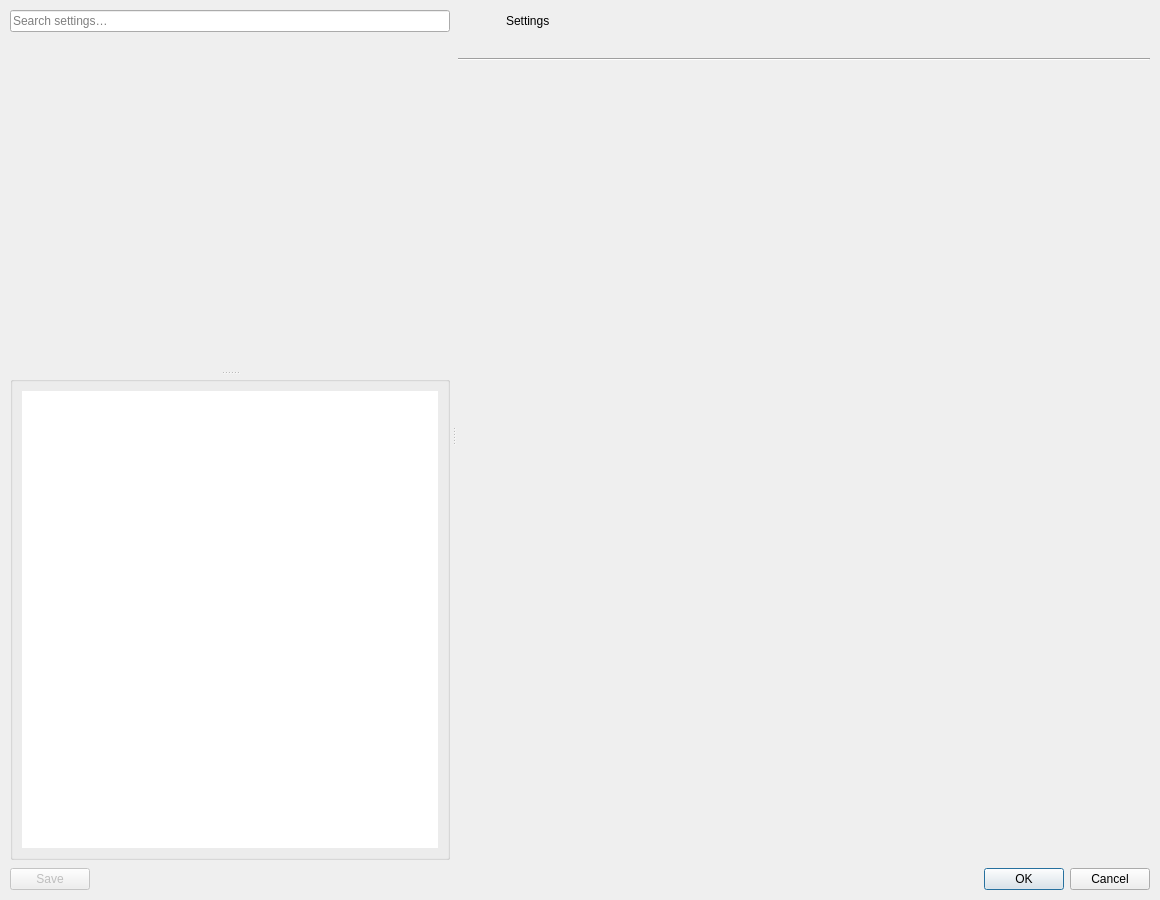
<?xml version="1.0" encoding="UTF-8"?>
<ui version="4.0">
 <class>SettingsDialog</class>
 <widget class="QDialog" name="SettingsDialog">
  <property name="geometry">
   <rect>
    <x>0</x>
    <y>0</y>
    <width>1160</width>
    <height>900</height>
   </rect>
  </property>
  <property name="minimumSize">
   <size>
    <width>900</width>
    <height>680</height>
   </size>
  </property>
  <property name="windowTitle">
   <string>Settings</string>
  </property>
  <layout class="QVBoxLayout" name="rootLayout">
   <property name="spacing"><number>8</number></property>
   <property name="leftMargin"><number>10</number></property>
   <property name="rightMargin"><number>10</number></property>
   <property name="topMargin"><number>10</number></property>
   <property name="bottomMargin"><number>10</number></property>
   <item>
    <widget class="QSplitter" name="mainSplitter">
     <property name="orientation"><enum>Qt::Orientation::Horizontal</enum></property>
     <property name="handleWidth"><number>8</number></property>
     <property name="childrenCollapsible"><bool>false</bool></property>
     <!-- ============================ LEFT: navigation rail ===================== -->
     <widget class="QWidget" name="navPane">
      <property name="minimumSize"><size><width>220</width><height>0</height></size></property>
      <property name="maximumSize"><size><width>440</width><height>16777215</height></size></property>
      <layout class="QVBoxLayout" name="navPaneLayout">
       <property name="spacing"><number>6</number></property>
       <property name="leftMargin"><number>0</number></property>
       <property name="topMargin"><number>0</number></property>
       <property name="rightMargin"><number>0</number></property>
       <property name="bottomMargin"><number>0</number></property>
       <item>
        <widget class="QLineEdit" name="settingsSearchEdit">
         <property name="clearButtonEnabled"><bool>true</bool></property>
         <property name="placeholderText"><string>Search settings…</string></property>
         <property name="toolTip"><string>Filter the categories below by setting name</string></property>
        </widget>
       </item>
       <item>
        <widget class="QSplitter" name="navSplitter">
         <property name="orientation"><enum>Qt::Orientation::Vertical</enum></property>
         <property name="handleWidth"><number>6</number></property>
         <property name="childrenCollapsible"><bool>false</bool></property>
         <widget class="CollectionsTreeShell" name="collectionsTreeShell" native="true">
          <property name="minimumSize"><size><width>0</width><height>150</height></size></property>
         </widget>
         <widget class="QGroupBox" name="categoryGroupBox">
          <property name="minimumSize"><size><width>0</width><height>140</height></size></property>
          <layout class="QVBoxLayout" name="categoryGroupLayout">
           <item>
            <widget class="QListWidget" name="categoryList">
             <property name="toolTip"><string>Choose a settings category</string></property>
             <property name="frameShape"><enum>QFrame::Shape::NoFrame</enum></property>
             <property name="alternatingRowColors"><bool>false</bool></property>
             <property name="iconSize"><size><width>22</width><height>22</height></size></property>
             <property name="spacing"><number>2</number></property>
             <property name="uniformItemSizes"><bool>false</bool></property>
            </widget>
           </item>
          </layout>
         </widget>
        </widget>
       </item>
      </layout>
     </widget>
     <!-- ============================ RIGHT: content pane ======================= -->
     <widget class="QWidget" name="contentPane">
      <layout class="QVBoxLayout" name="contentPaneLayout">
       <property name="spacing"><number>8</number></property>
       <property name="leftMargin"><number>0</number></property>
       <property name="topMargin"><number>0</number></property>
       <property name="rightMargin"><number>0</number></property>
       <property name="bottomMargin"><number>0</number></property>
       <item>
        <widget class="QWidget" name="contextHeader">
         <layout class="QHBoxLayout" name="contextHeaderLayout">
          <property name="spacing"><number>10</number></property>
          <property name="leftMargin"><number>2</number></property>
          <property name="topMargin"><number>2</number></property>
          <property name="rightMargin"><number>2</number></property>
          <property name="bottomMargin"><number>2</number></property>
          <item>
           <widget class="QLabel" name="contextIconLabel">
            <property name="minimumSize"><size><width>36</width><height>36</height></size></property>
            <property name="maximumSize"><size><width>36</width><height>36</height></size></property>
            <property name="scaledContents"><bool>true</bool></property>
            <property name="text"><string/></property>
           </widget>
          </item>
          <item>
           <layout class="QVBoxLayout" name="contextHeaderTextLayout">
            <property name="spacing"><number>0</number></property>
            <item>
             <widget class="QLabel" name="contextTitleLabel">
              <property name="text"><string>Settings</string></property>
             </widget>
            </item>
            <item>
             <widget class="QLabel" name="contextSubtitleLabel">
              <property name="text"><string/></property>
             </widget>
            </item>
           </layout>
          </item>
          <item>
           <spacer name="contextHeaderSpacer">
            <property name="orientation"><enum>Qt::Orientation::Horizontal</enum></property>
            <property name="sizeHint" stdset="0"><size><width>40</width><height>20</height></size></property>
           </spacer>
          </item>
         </layout>
        </widget>
       </item>
       <item>
        <widget class="Line" name="contextHeaderLine">
         <property name="orientation"><enum>Qt::Orientation::Horizontal</enum></property>
        </widget>
       </item>
       <item>
        <widget class="QStackedWidget" name="pageStack">
         <property name="currentIndex"><number>0</number></property>
         <!-- page 0 — Configuration -->
         <widget class="QScrollArea" name="configurationPage">
          <property name="widgetResizable"><bool>true</bool></property>
          <property name="frameShape"><enum>QFrame::Shape::NoFrame</enum></property>
          <widget class="QWidget" name="configurationPageContents">
           <layout class="QVBoxLayout" name="configurationPageLayout">
            <property name="leftMargin"><number>4</number></property>
            <property name="topMargin"><number>4</number></property>
            <property name="rightMargin"><number>6</number></property>
            <property name="bottomMargin"><number>4</number></property>
            <item><widget class="ConfigurationPanel" name="configurationPanel" native="true"/></item>
            <item><spacer name="configurationPageSpacer"><property name="orientation"><enum>Qt::Orientation::Vertical</enum></property><property name="sizeHint" stdset="0"><size><width>0</width><height>0</height></size></property></spacer></item>
           </layout>
          </widget>
         </widget>
         <!-- page 1 — Artwork -->
         <widget class="QScrollArea" name="artworkPage">
          <property name="widgetResizable"><bool>true</bool></property>
          <property name="frameShape"><enum>QFrame::Shape::NoFrame</enum></property>
          <widget class="QWidget" name="artworkPageContents">
           <layout class="QVBoxLayout" name="artworkPageLayout">
            <property name="leftMargin"><number>4</number></property>
            <property name="topMargin"><number>4</number></property>
            <property name="rightMargin"><number>6</number></property>
            <property name="bottomMargin"><number>4</number></property>
            <item><widget class="ArtworkTabPanel" name="artworkPanel" native="true"/></item>
            <item><spacer name="artworkPageSpacer"><property name="orientation"><enum>Qt::Orientation::Vertical</enum></property><property name="sizeHint" stdset="0"><size><width>0</width><height>0</height></size></property></spacer></item>
           </layout>
          </widget>
         </widget>
         <!-- page 2 — Appearance (two-column composite of six panels) -->
         <widget class="QScrollArea" name="appearancePage">
          <property name="widgetResizable"><bool>true</bool></property>
          <property name="frameShape"><enum>QFrame::Shape::NoFrame</enum></property>
          <widget class="QWidget" name="appearancePageContents">
           <layout class="QHBoxLayout" name="appearancePageLayout">
            <property name="spacing"><number>16</number></property>
            <property name="leftMargin"><number>4</number></property>
            <property name="topMargin"><number>4</number></property>
            <property name="rightMargin"><number>6</number></property>
            <property name="bottomMargin"><number>4</number></property>
            <item>
             <layout class="QVBoxLayout" name="appearanceColumnLeft">
              <property name="spacing"><number>6</number></property>
              <item>
               <widget class="QLabel" name="appearanceLayoutHeader">
                <property name="font"><font><bold>true</bold></font></property>
                <property name="text"><string>Layout</string></property>
               </widget>
              </item>
              <item><widget class="AppearanceLayoutPanel" name="appearanceLayoutPanel" native="true"/></item>
              <item>
               <widget class="QLabel" name="appearanceColorsHeader">
                <property name="font"><font><bold>true</bold></font></property>
                <property name="text"><string>Colors</string></property>
               </widget>
              </item>
              <item><widget class="AppearanceColorsPanel" name="appearanceColorsPanel" native="true"/></item>
              <item><spacer name="appearanceColumnLeftSpacer"><property name="orientation"><enum>Qt::Orientation::Vertical</enum></property><property name="sizeHint" stdset="0"><size><width>0</width><height>0</height></size></property></spacer></item>
             </layout>
            </item>
            <item>
             <layout class="QVBoxLayout" name="appearanceColumnRight">
              <property name="spacing"><number>6</number></property>
              <item>
               <widget class="QLabel" name="appearanceTitlesHeader">
                <property name="font"><font><bold>true</bold></font></property>
                <property name="text"><string>Titles</string></property>
               </widget>
              </item>
              <item><widget class="AppearanceTitlesPanel" name="appearanceTitlesPanel" native="true"/></item>
              <item>
               <widget class="QLabel" name="appearanceEffectsHeader">
                <property name="font"><font><bold>true</bold></font></property>
                <property name="text"><string>Effects</string></property>
               </widget>
              </item>
              <item><widget class="AppearanceEffectsPanel" name="appearanceEffectsPanel" native="true"/></item>
              <item>
               <widget class="QLabel" name="appearanceListHeader">
                <property name="font"><font><bold>true</bold></font></property>
                <property name="text"><string>List Mode</string></property>
               </widget>
              </item>
              <item><widget class="AppearanceListPanel" name="appearanceListPanel" native="true"/></item>
              <item>
               <widget class="QLabel" name="appearanceLogoHeader">
                <property name="font"><font><bold>true</bold></font></property>
                <property name="text"><string>Header Logo</string></property>
               </widget>
              </item>
              <item><widget class="AppearanceToolbarPanel" name="appearanceToolbarPanel" native="true"/></item>
              <item><spacer name="appearanceColumnRightSpacer"><property name="orientation"><enum>Qt::Orientation::Vertical</enum></property><property name="sizeHint" stdset="0"><size><width>0</width><height>0</height></size></property></spacer></item>
             </layout>
            </item>
           </layout>
          </widget>
         </widget>
         <!-- page 3 — Launcher -->
         <widget class="QScrollArea" name="launcherPage">
          <property name="widgetResizable"><bool>true</bool></property>
          <property name="frameShape"><enum>QFrame::Shape::NoFrame</enum></property>
          <widget class="QWidget" name="launcherPageContents">
           <layout class="QVBoxLayout" name="launcherPageLayout">
            <property name="leftMargin"><number>4</number></property>
            <property name="topMargin"><number>4</number></property>
            <property name="rightMargin"><number>6</number></property>
            <property name="bottomMargin"><number>4</number></property>
            <item><widget class="LauncherTabPanel" name="launcherPanel" native="true"/></item>
            <item><spacer name="launcherPageSpacer"><property name="orientation"><enum>Qt::Orientation::Vertical</enum></property><property name="sizeHint" stdset="0"><size><width>0</width><height>0</height></size></property></spacer></item>
           </layout>
          </widget>
         </widget>
         <!-- page 4 — Subfolders -->
         <widget class="QScrollArea" name="subfoldersPage">
          <property name="widgetResizable"><bool>true</bool></property>
          <property name="frameShape"><enum>QFrame::Shape::NoFrame</enum></property>
          <widget class="QWidget" name="subfoldersPageContents">
           <layout class="QVBoxLayout" name="subfoldersPageLayout">
            <property name="leftMargin"><number>4</number></property>
            <property name="topMargin"><number>4</number></property>
            <property name="rightMargin"><number>6</number></property>
            <property name="bottomMargin"><number>4</number></property>
            <item><widget class="SubfoldersPanel" name="subfoldersPanel" native="true"/></item>
            <item><spacer name="subfoldersPageSpacer"><property name="orientation"><enum>Qt::Orientation::Vertical</enum></property><property name="sizeHint" stdset="0"><size><width>0</width><height>0</height></size></property></spacer></item>
           </layout>
          </widget>
         </widget>
         <!-- page 5 — Details Pane -->
         <widget class="QScrollArea" name="detailsPanePage">
          <property name="widgetResizable"><bool>true</bool></property>
          <property name="frameShape"><enum>QFrame::Shape::NoFrame</enum></property>
          <widget class="QWidget" name="detailsPanePageContents">
           <layout class="QVBoxLayout" name="detailsPanePageLayout">
            <property name="leftMargin"><number>4</number></property>
            <property name="topMargin"><number>4</number></property>
            <property name="rightMargin"><number>6</number></property>
            <property name="bottomMargin"><number>4</number></property>
            <item><widget class="SidebarPanel" name="sidebarPanel" native="true"/></item>
            <item><spacer name="detailsPanePageSpacer"><property name="orientation"><enum>Qt::Orientation::Vertical</enum></property><property name="sizeHint" stdset="0"><size><width>0</width><height>0</height></size></property></spacer></item>
           </layout>
          </widget>
         </widget>
         <!-- page 6 — General (general settings + configuration backup) -->
         <widget class="QScrollArea" name="generalPage">
          <property name="widgetResizable"><bool>true</bool></property>
          <property name="frameShape"><enum>QFrame::Shape::NoFrame</enum></property>
          <widget class="QWidget" name="generalPageContents">
           <layout class="QVBoxLayout" name="generalPageLayout">
            <property name="spacing"><number>10</number></property>
            <property name="leftMargin"><number>4</number></property>
            <property name="topMargin"><number>4</number></property>
            <property name="rightMargin"><number>6</number></property>
            <property name="bottomMargin"><number>4</number></property>
            <item><widget class="GeneralSettingsPanel" name="generalSettingsPanel" native="true"/></item>
            <item>
             <widget class="QGroupBox" name="backupGroupBox">
              <property name="title"><string>Configuration Backup</string></property>
              <layout class="QVBoxLayout" name="backupContentLayout">
               <item>
                <widget class="QLabel" name="backupDescriptionLabel">
                 <property name="wordWrap"><bool>true</bool></property>
                 <property name="text">
                  <string>Export your full Kartend configuration (general settings, all collections, and launcher presets) to a .cfg file in the config directory, or load a previously exported file. Loading replaces the active configuration; the previous one is preserved as kartend.cfg.bak.</string>
                 </property>
                </widget>
               </item>
               <item>
                <layout class="QHBoxLayout" name="backupExportLayout">
                 <item>
                  <widget class="QPushButton" name="exportConfigButton">
                   <property name="toolTip">
                    <string>Save the current Kartend configuration to a named .cfg file in the config directory</string>
                   </property>
                   <property name="text"><string>Export...</string></property>
                  </widget>
                 </item>
                 <item>
                  <spacer name="backupExportSpacer">
                   <property name="orientation"><enum>Qt::Orientation::Horizontal</enum></property>
                   <property name="sizeHint" stdset="0"><size><width>40</width><height>20</height></size></property>
                  </spacer>
                 </item>
                </layout>
               </item>
               <item>
                <layout class="QHBoxLayout" name="backupImportLayout">
                 <item>
                  <widget class="QLabel" name="importConfigLabel">
                   <property name="text"><string>Load profile:</string></property>
                  </widget>
                 </item>
                 <item>
                  <widget class="QComboBox" name="importConfigComboBox">
                   <property name="sizePolicy">
                    <sizepolicy hsizetype="Expanding" vsizetype="Fixed">
                     <horstretch>0</horstretch>
                     <verstretch>0</verstretch>
                    </sizepolicy>
                   </property>
                   <property name="toolTip">
                    <string>.cfg files found in the Kartend config directory. The currently active config is marked with "(active)".</string>
                   </property>
                  </widget>
                 </item>
                 <item>
                  <widget class="QPushButton" name="importConfigButton">
                   <property name="toolTip">
                    <string>Replace the active configuration with the selected profile (requires restart)</string>
                   </property>
                   <property name="text"><string>Load</string></property>
                  </widget>
                 </item>
                </layout>
               </item>
              </layout>
             </widget>
            </item>
            <item><spacer name="generalPageSpacer"><property name="orientation"><enum>Qt::Orientation::Vertical</enum></property><property name="sizeHint" stdset="0"><size><width>0</width><height>0</height></size></property></spacer></item>
           </layout>
          </widget>
         </widget>
         <!-- page 7 — Fonts -->
         <widget class="QScrollArea" name="fontsPage">
          <property name="widgetResizable"><bool>true</bool></property>
          <property name="frameShape"><enum>QFrame::Shape::NoFrame</enum></property>
          <widget class="QWidget" name="fontsPageContents">
           <layout class="QVBoxLayout" name="fontsPageLayout">
            <property name="leftMargin"><number>4</number></property>
            <property name="topMargin"><number>4</number></property>
            <property name="rightMargin"><number>6</number></property>
            <property name="bottomMargin"><number>4</number></property>
            <item><widget class="FontsPanel" name="fontsPanel" native="true"/></item>
            <item><spacer name="fontsPageSpacer"><property name="orientation"><enum>Qt::Orientation::Vertical</enum></property><property name="sizeHint" stdset="0"><size><width>0</width><height>0</height></size></property></spacer></item>
           </layout>
          </widget>
         </widget>
         <!-- page 8 — Splash -->
         <widget class="QScrollArea" name="splashPage">
          <property name="widgetResizable"><bool>true</bool></property>
          <property name="frameShape"><enum>QFrame::Shape::NoFrame</enum></property>
          <widget class="QWidget" name="splashPageContents">
           <layout class="QVBoxLayout" name="splashPageLayout">
            <property name="leftMargin"><number>4</number></property>
            <property name="topMargin"><number>4</number></property>
            <property name="rightMargin"><number>6</number></property>
            <property name="bottomMargin"><number>4</number></property>
            <item><widget class="SplashPanel" name="splashPanel" native="true"/></item>
            <item><spacer name="splashPageSpacer"><property name="orientation"><enum>Qt::Orientation::Vertical</enum></property><property name="sizeHint" stdset="0"><size><width>0</width><height>0</height></size></property></spacer></item>
           </layout>
          </widget>
         </widget>
         <!-- page 9 — Attract Mode -->
         <widget class="QScrollArea" name="attractPage">
          <property name="widgetResizable"><bool>true</bool></property>
          <property name="frameShape"><enum>QFrame::Shape::NoFrame</enum></property>
          <widget class="QWidget" name="attractPageContents">
           <layout class="QVBoxLayout" name="attractPageLayout">
            <property name="leftMargin"><number>4</number></property>
            <property name="topMargin"><number>4</number></property>
            <property name="rightMargin"><number>6</number></property>
            <property name="bottomMargin"><number>4</number></property>
            <item><widget class="AttractPanel" name="attractPanel" native="true"/></item>
            <item><spacer name="attractPageSpacer"><property name="orientation"><enum>Qt::Orientation::Vertical</enum></property><property name="sizeHint" stdset="0"><size><width>0</width><height>0</height></size></property></spacer></item>
           </layout>
          </widget>
         </widget>
         <!-- page 10 — Marquee -->
         <widget class="QScrollArea" name="marqueePage">
          <property name="widgetResizable"><bool>true</bool></property>
          <property name="frameShape"><enum>QFrame::Shape::NoFrame</enum></property>
          <widget class="QWidget" name="marqueePageContents">
           <layout class="QVBoxLayout" name="marqueePageLayout">
            <property name="leftMargin"><number>4</number></property>
            <property name="topMargin"><number>4</number></property>
            <property name="rightMargin"><number>6</number></property>
            <property name="bottomMargin"><number>4</number></property>
            <item><widget class="MarqueePanel" name="marqueePanel" native="true"/></item>
            <item><spacer name="marqueePageSpacer"><property name="orientation"><enum>Qt::Orientation::Vertical</enum></property><property name="sizeHint" stdset="0"><size><width>0</width><height>0</height></size></property></spacer></item>
           </layout>
          </widget>
         </widget>
         <!-- page 11 — Toolbar -->
         <widget class="QScrollArea" name="toolbarPage">
          <property name="widgetResizable"><bool>true</bool></property>
          <property name="frameShape"><enum>QFrame::Shape::NoFrame</enum></property>
          <widget class="QWidget" name="toolbarPageContents">
           <layout class="QVBoxLayout" name="toolbarPageLayout">
            <property name="leftMargin"><number>4</number></property>
            <property name="topMargin"><number>4</number></property>
            <property name="rightMargin"><number>6</number></property>
            <property name="bottomMargin"><number>4</number></property>
            <item><widget class="ToolbarPanel" name="toolbarPanel" native="true"/></item>
            <item><spacer name="toolbarPageSpacer"><property name="orientation"><enum>Qt::Orientation::Vertical</enum></property><property name="sizeHint" stdset="0"><size><width>0</width><height>0</height></size></property></spacer></item>
           </layout>
          </widget>
         </widget>
         <!-- page 12 — Controls -->
         <widget class="QScrollArea" name="controlsPage">
          <property name="widgetResizable"><bool>true</bool></property>
          <property name="frameShape"><enum>QFrame::Shape::NoFrame</enum></property>
          <widget class="QWidget" name="controlsPageContents">
           <layout class="QVBoxLayout" name="controlsPageLayout">
            <property name="leftMargin"><number>4</number></property>
            <property name="topMargin"><number>4</number></property>
            <property name="rightMargin"><number>6</number></property>
            <property name="bottomMargin"><number>4</number></property>
            <item><widget class="ControlsPanel" name="controlsPanel" native="true"/></item>
            <item><spacer name="controlsPageSpacer"><property name="orientation"><enum>Qt::Orientation::Vertical</enum></property><property name="sizeHint" stdset="0"><size><width>0</width><height>0</height></size></property></spacer></item>
           </layout>
          </widget>
         </widget>
         <!-- page 13 — Launchers (presets) -->
         <widget class="QScrollArea" name="launchersPage">
          <property name="widgetResizable"><bool>true</bool></property>
          <property name="frameShape"><enum>QFrame::Shape::NoFrame</enum></property>
          <widget class="QWidget" name="launchersPageContents">
           <layout class="QVBoxLayout" name="launchersPageLayout">
            <property name="leftMargin"><number>4</number></property>
            <property name="topMargin"><number>4</number></property>
            <property name="rightMargin"><number>6</number></property>
            <property name="bottomMargin"><number>4</number></property>
            <item><widget class="LauncherPresetsPanel" name="launcherPresetsPanel" native="true"/></item>
            <item><spacer name="launchersPageSpacer"><property name="orientation"><enum>Qt::Orientation::Vertical</enum></property><property name="sizeHint" stdset="0"><size><width>0</width><height>0</height></size></property></spacer></item>
           </layout>
          </widget>
         </widget>
         <!-- page 14 — Scrapers (one section per provider) -->
         <widget class="QScrollArea" name="scrapersPage">
          <property name="widgetResizable"><bool>true</bool></property>
          <property name="frameShape"><enum>QFrame::Shape::NoFrame</enum></property>
          <widget class="QWidget" name="scrapersPageContents">
           <layout class="QVBoxLayout" name="scrapersPageLayout">
            <property name="spacing"><number>6</number></property>
            <property name="leftMargin"><number>4</number></property>
            <property name="topMargin"><number>4</number></property>
            <property name="rightMargin"><number>6</number></property>
            <property name="bottomMargin"><number>4</number></property>
            <item>
             <widget class="QLabel" name="scraperScreenScraperHeader">
              <property name="font"><font><bold>true</bold></font></property>
              <property name="text"><string>ScreenScraper</string></property>
             </widget>
            </item>
            <item><widget class="ScraperCredentialsPanel" name="screenScraperCredentialsPanel" native="true"/></item>
            <item><widget class="ScraperSettingsPanel" name="scraperSettingsPanel" native="true"/></item>
            <item>
             <widget class="QLabel" name="scraperMusicBrainzHeader">
              <property name="font"><font><bold>true</bold></font></property>
              <property name="text"><string>MusicBrainz</string></property>
             </widget>
            </item>
            <item>
             <widget class="QLabel" name="musicBrainzPlaceholder">
              <property name="wordWrap"><bool>true</bool></property>
              <property name="text">
               <string>MusicBrainz uses a fixed 1 req/sec policy per the provider's terms of service. No tunable performance options, and no credentials are required for public lookups.</string>
              </property>
             </widget>
            </item>
            <item>
             <widget class="QLabel" name="scraperOpenLibraryHeader">
              <property name="font"><font><bold>true</bold></font></property>
              <property name="text"><string>OpenLibrary</string></property>
             </widget>
            </item>
            <item>
             <widget class="QLabel" name="openLibraryPlaceholder">
              <property name="wordWrap"><bool>true</bool></property>
              <property name="text">
               <string>OpenLibrary requires no credentials and has no documented per-key concurrency cap. The active per-host throttle for openlibrary.org / covers.openlibrary.org is fixed at conservative defaults to respect their public-API policy.</string>
              </property>
             </widget>
            </item>
            <item>
             <widget class="QLabel" name="scraperTmdbHeader">
              <property name="font"><font><bold>true</bold></font></property>
              <property name="text"><string>TMDB</string></property>
             </widget>
            </item>
            <item><widget class="ScraperCredentialsPanel" name="tmdbCredentialsPanel" native="true"/></item>
            <item>
             <widget class="QLabel" name="tmdbPlaceholder">
              <property name="wordWrap"><bool>true</bool></property>
              <property name="text">
               <string>No tunable performance options yet — TMDB's documented rate limit is generous and the built-in throttle stays well under it.</string>
              </property>
             </widget>
            </item>
            <item><spacer name="scrapersPageSpacer"><property name="orientation"><enum>Qt::Orientation::Vertical</enum></property><property name="sizeHint" stdset="0"><size><width>0</width><height>0</height></size></property></spacer></item>
           </layout>
          </widget>
         </widget>
        </widget>
       </item>
      </layout>
     </widget>
    </widget>
   </item>
   <item>
    <layout class="QHBoxLayout" name="buttonRow">
     <item>
      <widget class="QPushButton" name="saveButton">
       <property name="enabled"><bool>false</bool></property>
       <property name="text"><string>Save</string></property>
       <property name="icon"><iconset theme="document-save"/></property>
       <property name="toolTip">
        <string>Save changes to the selected collection and to the application settings</string>
       </property>
      </widget>
     </item>
     <item>
      <spacer name="buttonRowSpacer">
       <property name="orientation"><enum>Qt::Orientation::Horizontal</enum></property>
       <property name="sizeHint" stdset="0"><size><width>40</width><height>20</height></size></property>
      </spacer>
     </item>
     <item>
      <widget class="QDialogButtonBox" name="buttonBox">
       <property name="orientation"><enum>Qt::Orientation::Horizontal</enum></property>
       <property name="standardButtons">
        <set>QDialogButtonBox::StandardButton::Cancel|QDialogButtonBox::StandardButton::Ok</set>
       </property>
      </widget>
     </item>
    </layout>
   </item>
  </layout>
 </widget>
 <customwidgets>
  <customwidget>
   <class>CollectionsTreeShell</class>
   <extends>QWidget</extends>
   <header>collectionstreeshell.h</header>
   <container>1</container>
  </customwidget>
  <customwidget>
   <class>LauncherPresetsPanel</class>
   <extends>QWidget</extends>
   <header>launcherpresetspanel.h</header>
   <container>1</container>
  </customwidget>
  <customwidget>
   <class>SidebarPanel</class>
   <extends>QWidget</extends>
   <header>sidebarpanel.h</header>
   <container>1</container>
  </customwidget>
  <customwidget>
   <class>FontsPanel</class>
   <extends>QWidget</extends>
   <header>fontspanel.h</header>
   <container>1</container>
  </customwidget>
  <customwidget>
   <class>SplashPanel</class>
   <extends>QWidget</extends>
   <header>splashpanel.h</header>
   <container>1</container>
  </customwidget>
  <customwidget>
   <class>AttractPanel</class>
   <extends>QWidget</extends>
   <header>attractpanel.h</header>
   <container>1</container>
  </customwidget>
  <customwidget>
   <class>MarqueePanel</class>
   <extends>QWidget</extends>
   <header>marqueepanel.h</header>
   <container>1</container>
  </customwidget>
  <customwidget>
   <class>ToolbarPanel</class>
   <extends>QWidget</extends>
   <header>toolbarpanel.h</header>
   <container>1</container>
  </customwidget>
  <customwidget>
   <class>GeneralSettingsPanel</class>
   <extends>QWidget</extends>
   <header>generalsettingspanel.h</header>
   <container>1</container>
  </customwidget>
  <customwidget>
   <class>ScraperSettingsPanel</class>
   <extends>QWidget</extends>
   <header>scrapersettingspanel.h</header>
   <container>1</container>
  </customwidget>
  <customwidget>
   <class>ScraperCredentialsPanel</class>
   <extends>QWidget</extends>
   <header>scrapercredentialspanel.h</header>
   <container>1</container>
  </customwidget>
  <customwidget>
   <class>ControlsPanel</class>
   <extends>QWidget</extends>
   <header>controlspanel.h</header>
   <container>1</container>
  </customwidget>
  <customwidget>
   <class>SubfoldersPanel</class>
   <extends>QWidget</extends>
   <header>subfolderspanel.h</header>
   <container>1</container>
  </customwidget>
  <customwidget>
   <class>ArtworkTabPanel</class>
   <extends>QWidget</extends>
   <header>artworktabpanel.h</header>
   <container>1</container>
  </customwidget>
  <customwidget>
   <class>ConfigurationPanel</class>
   <extends>QWidget</extends>
   <header>configurationpanel.h</header>
   <container>1</container>
  </customwidget>
  <customwidget>
   <class>LauncherTabPanel</class>
   <extends>QWidget</extends>
   <header>launchertabpanel.h</header>
   <container>1</container>
  </customwidget>
  <customwidget>
   <class>AppearanceListPanel</class>
   <extends>QWidget</extends>
   <header>appearancelistpanel.h</header>
   <container>1</container>
  </customwidget>
  <customwidget>
   <class>AppearanceToolbarPanel</class>
   <extends>QWidget</extends>
   <header>appearancetoolbarpanel.h</header>
   <container>1</container>
  </customwidget>
  <customwidget>
   <class>AppearanceTitlesPanel</class>
   <extends>QWidget</extends>
   <header>appearancetitlespanel.h</header>
   <container>1</container>
  </customwidget>
  <customwidget>
   <class>AppearanceEffectsPanel</class>
   <extends>QWidget</extends>
   <header>appearanceeffectspanel.h</header>
   <container>1</container>
  </customwidget>
  <customwidget>
   <class>AppearanceLayoutPanel</class>
   <extends>QWidget</extends>
   <header>appearancelayoutpanel.h</header>
   <container>1</container>
  </customwidget>
  <customwidget>
   <class>AppearanceColorsPanel</class>
   <extends>QWidget</extends>
   <header>appearancecolorspanel.h</header>
   <container>1</container>
  </customwidget>
 </customwidgets>
 <resources/>
 <connections/>
</ui>
